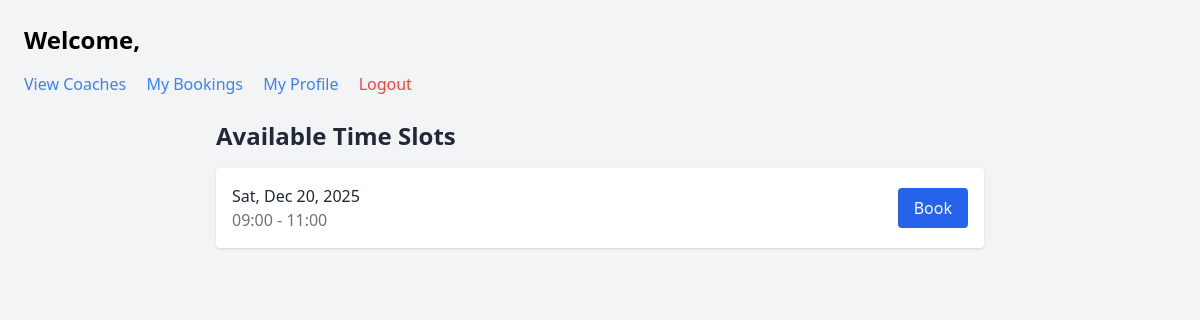
The app's page /athlete/availability.php?coach_id=2 with its own data.
### tables this page shows
CREATE TABLE availabilities (
    id INT PRIMARY KEY AUTO_INCREMENT,
    coach_id INT NOT NULL,
    date DATE NOT NULL,
    start_time TIME NOT NULL,
    end_time TIME NOT NULL,
    is_available BOOLEAN DEFAULT TRUE,
    FOREIGN KEY (coach_id) REFERENCES coach_profiles(id) ON DELETE CASCADE,
    CONSTRAINT check_times CHECK (start_time < end_time)
);

### athlete/availability.php (the view, shortened to what this page needs)
<?php
require '../includes/db.php';
$coach_id = intval($_GET['coach_id']);
$stmt = $conn->prepare("
SELECT * FROM availabilities
WHERE coach_id = ? AND is_available = 1 AND date >= CURDATE()
ORDER BY date, start_time
");
$stmt->bind_param("i", $coach_id);
$stmt->execute();
$result = $stmt->get_result();
?>
<!DOCTYPE html>
<html lang="en">
<head>
    <script src="https://cdn.tailwindcss.com"></script>
</head>
<body class="bg-gray-100 min-h-screen p-6">
    <?php include '../includes/athlete-header.php'; ?>
    <div class="max-w-3xl mx-auto mt-6">
        <h2 class="text-2xl font-semibold mb-4 text-gray-800">Available Time Slots</h2>
        <?php if ($result->num_rows == 0): ?>
            <p class="text-gray-600">No available slots at the moment.</p>
        <?php else: ?>
            <div class="grid gap-4">
                <?php while ($a = $result->fetch_assoc()): ?>
                    <form action="book.php" method="POST" class="bg-white p-4 rounded shadow flex justify-between items-center hover:bg-blue-50 transition">
                        <div class="text-gray-800 font-medium">
                            <span class="block"><?= date('D, M d, Y', strtotime($a['date'])) ?></span>
                            <span class="block text-gray-500"><?= date('H:i', strtotime($a['start_time'])) ?> - <?= date('H:i', strtotime($a['end_time'])) ?></span>
                        </div>
                        <button type="submit" class="bg-blue-600 text-white px-4 py-2 rounded hover:bg-blue-700 transition">Book</button>
                    </form>
                <?php endwhile; ?>
            </div>
        <?php endif; ?>
    </div>
</body>
</html>

### records on screen
availabilities: date "Sat, Dec 20, 2025", start_time "09:00", end_time "11:00"
